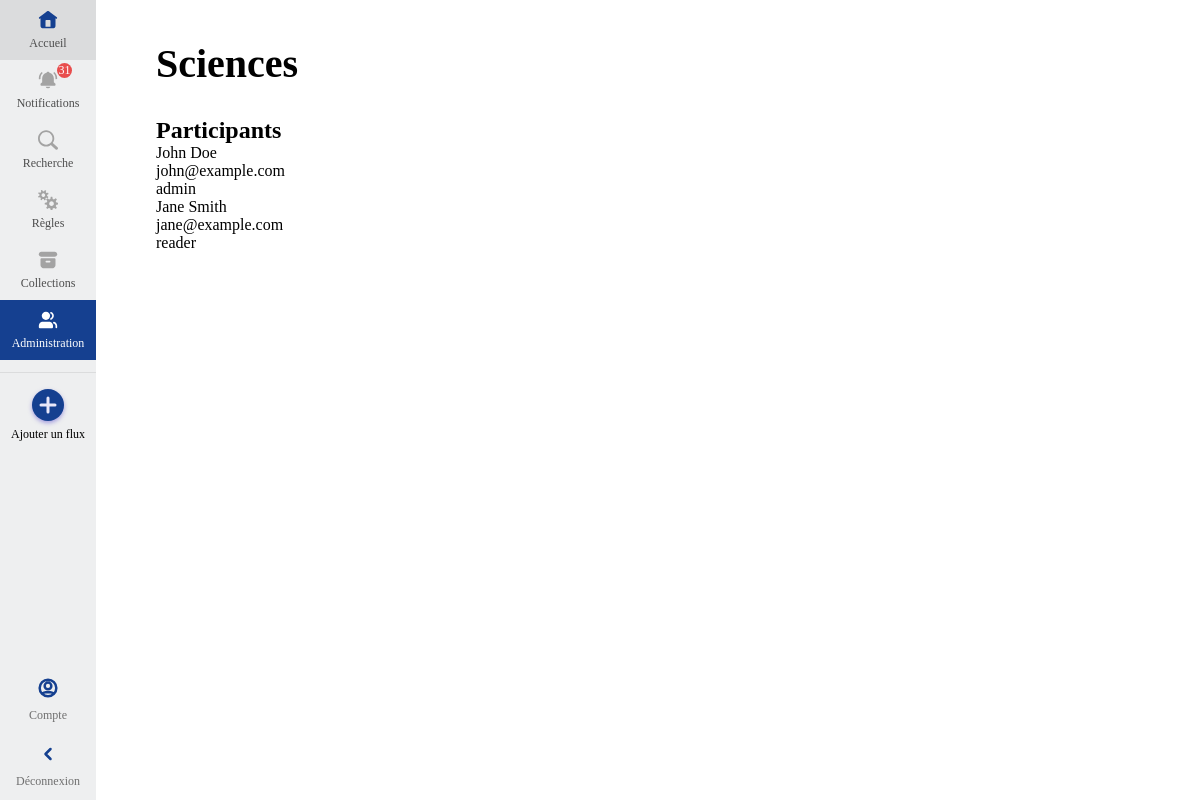
The app's page /espace?id=11 (signed in) with its own data.
### tables this page shows
CREATE TABLE `espace` (
  `id_espace` int NOT NULL AUTO_INCREMENT,
  `nom` varchar(50) DEFAULT NULL,
  `article_wp` tinyint(1) NOT NULL DEFAULT '0',
  PRIMARY KEY (`id_espace`)
);

CREATE TABLE `contient_des` (
  `id_utilisateur` int NOT NULL,
  `id_espace` int NOT NULL,
  `role` varchar(225) NOT NULL,
  PRIMARY KEY (`id_utilisateur`,`id_espace`),
  KEY `contient_des_ibfk_2` (`id_espace`),
  CONSTRAINT `contient_des_ibfk_1` FOREIGN KEY (`id_utilisateur`) REFERENCES `utilisateur` (`id_utilisateur`) ON DELETE CASCADE,
  CONSTRAINT `contient_des_ibfk_2` FOREIGN KEY (`id_espace`) REFERENCES `espace` (`id_espace`) ON DELETE CASCADE
);

CREATE TABLE `utilisateur` (
  `id_utilisateur` int NOT NULL AUTO_INCREMENT,
  `nom` varchar(128) NOT NULL,
  `prenom` varchar(128) NOT NULL,
  `email` varchar(255) NOT NULL,
  `hash_password` varchar(255) NOT NULL,
  `date_inscription` int NOT NULL,
  `est_admin` tinyint(1) NOT NULL DEFAULT '0',
  PRIMARY KEY (`id_utilisateur`),
  UNIQUE KEY `mail` (`email`)
);

### public/espace.php (called while the page is built, shortened)
<?php
require_once __DIR__ . "/../src/model/EspaceModel.php";
try {
    $espace = EspaceModel::getDetails($id_espace);
    $participants = EspaceModel::getParticipants($id_espace);
} catch (EspaceNotFoundException $e) {
    http_response_code(404);
    header("Location: /");
}
require_once __DIR__ . "/../views/components/side-bar.php";
require_once __DIR__ . "/../views/espace.php";

### src/model/UtilisateurModel.php (called while the page is built, shortened)
<?php
class UtilisateurModel
{
    static function getNumbersOfNotifsAndInvits(int $id_utilisateur): int
    {
        $mysqli = Database::connexion();
        $stmt = $mysqli->prepare("SELECT COUNT(id_notification) as nb_notif FROM notification WHERE id_utilisateur = ?");
        $stmt->bind_param("i", $id_utilisateur);
        $stmt->execute();
        $res = $stmt->get_result()->fetch_all(MYSQLI_ASSOC);
        $stmt = $mysqli->prepare("SELECT COUNT(id_invitation) as nb_invit FROM invitation WHERE id_utilisateur = ?");
        $stmt->bind_param("i", $id_utilisateur);
        $stmt->execute();
        $res2 = $stmt->get_result()->fetch_all(MYSQLI_ASSOC);
        return $res[0]["nb_notif"] + $res2[0]["nb_invit"];
    }
}

### src/model/EspaceModel.php (called while the page is built, shortened)
<?php
class EspaceModel
{
    static function getDetails(int $id_espace): array | EspaceNotFoundException
    {
        $mysqli = Database::connexion();
        $stmt = $mysqli->prepare("SELECT e.*, COUNT(c.id_utilisateur) AS nb_utilisateurs FROM espace e INNER JOIN contient_des c ON e.id_espace = c.id_espace WHERE e.id_espace = ? GROUP BY e.id_espace");
        $stmt->bind_param("i", $id_espace);
        $stmt->execute();
        $res = $stmt->get_result()->fetch_all(MYSQLI_ASSOC);
        return $res[0];
    }
    static function getParticipants(int $id_espace): array
    {
        $mysqli = Database::connexion();
        $stmt = $mysqli->prepare("SELECT u.id_utilisateur, u.nom, u.prenom, u.email, c.role FROM utilisateur u
    INNER JOIN contient_des c ON u.id_utilisateur = c.id_utilisateur
    WHERE c.id_espace = ? ORDER BY c.role ASC");
        $stmt->bind_param("i", $id_espace);
        $stmt->execute();
        $res = $stmt->get_result()->fetch_all(MYSQLI_ASSOC);
        return $res;
    }
}

### views/espace.php (the view, shortened to what this page needs)
<!DOCTYPE html>
<html lang="fr">
<head>
    <link rel="stylesheet" href="css/colors.css">
    <link rel="stylesheet" href="css/font.css">
    <link rel="stylesheet" href="css/side-bar.css">
    <link rel="stylesheet" href="css/style.css">
    <link rel="stylesheet" href="css/espace.css">
</head>
<body>
    <?php
    createSideBar(6);
    ?>
    <div id="container-espace">
        <h1><?= $espace["nom"] ?></h1>
        <div class="participants">
            <h2>Participants</h2>
            <?php foreach ($participants as $participant): ?>
                <div class="participant">
                    <p><?= $participant["prenom"] ?> <?= $participant["nom"] ?></p>
                    <p><?= $participant["email"] ?></p>
                    <p><?= $participant["role"] ?></p>
                </div>
            <?php endforeach; ?>
        </div>
    </div>
</body>
</html>

### views/components/side-bar.php (shortened to what this page needs)
<?php
function createSideBar(int $onglet_actif): void
{
    $id_utilisateur = $_SESSION["id_utilisateur"];
    require_once __DIR__ . "../../../src/model/UtilisateurModel.php";
    $nb_notifs = UtilisateurModel::getNumbersOfNotifsAndInvits($id_utilisateur);
?>
    <div class="side-bar" style="width: 96px;">
        <a href="/" class="onglet <?= $onglet_actif == 1 ? "actif" : "" ?>">
            <p>Accueil</p>
        </a>
        <a href="notifications" style="position: relative;" class="onglet <?= $onglet_actif == 2 ? "actif" : "" ?>">
            <?php if ($nb_notifs > 0) { ?>
                <span id="nb_notif" style="position: absolute; top: 5%; right: 25%; border-radius:50%; background-color: #e84d4d; height: 15px; width: 15px; color: white; display: flex; align-items: center; justify-content: center;"><?= $nb_notifs ?></span>
            <?php } ?>
            <p> Notifications</p>
        </a>
        <a href="recherche" class="onglet <?= $onglet_actif == 3 ? "actif" : "" ?>">
            <p>Recherche</p>
        </a>
        <a href="regles" class="onglet <?= $onglet_actif == 5 ? "actif" : "" ?>">
            <p>Règles</p>
        </a>
        <a href="collections" class="onglet <?= $onglet_actif == 4 ? "actif" : "" ?>">
            <p>Collections</p>
        </a>
        <?php if (isset($_SESSION["is_admin"])) { ?>
            <a href="espaces" class="onglet <?= $onglet_actif == 6 ? "actif" : "" ?>">
                <p>Administration</p>
            </a>
        <?php } ?>
        <div class="ajout-flux">
            <a class="ajout-flux-rss">
                <span class="plus">
                    <svg xmlns:xlink="http://www.w3.org/1999/xlink" class="icon white large" width="24" height="24" viewBox="0 0 24 24" fill="none" xmlns="http://www.w3.org/2000/svg">
                        <path d="M12 5V19M5 12H19" stroke="#E9E8F9" stroke-width="2px" stroke-linecap="round" stroke-linejoin="round" fill="#A3A3A3"></path>
                    </svg>
                </span>
                <p>Ajouter un flux</p>
            </a>
        </div>
        <div class="onglet-bottom">
            <a href="compte">
                <span>
                </span>
                <p>Compte</p>
            </a>
        </div>
        <div class="onglet-bottom">
            <a href="logout">
                <span>
                    <svg xmlns:xlink="http://www.w3.org/1999/xlink" class="icon" width="20" height="20" viewBox="0 0 24 24" fill="none" xmlns="http://www.w3.org/2000/svg">
                        <path d="M15 18L9 12L15 6" stroke="currentColor" stroke-width="2px" stroke-linecap="round" stroke-linejoin="round" fill="none"></path>
                    </svg>
                </span>
                <p>Déconnexion</p>
            </a>
        </div>
    </div>
<?php
}
?>

### public/css/colors.css (style rules this page uses)
:root { --border-color : #00000014; --highlight-color: #154090; --highlight-border-color: #10367c; --highlight-text-color: #032562; --background-color: #eeeff0; --btn-background-color: #f0f0f0; --btn-border-color: #d0d7de; --btn-hover-background-color: #fafafa; --text-secondary-color: #62696f; }

### public/css/side-bar.css (style rules this page uses)
div.side-bar { user-select: none; height: 100%; background: var(--background-color); display: flex; flex-direction: column; align-items: center; justify-content: flex-start; flex-shrink: 0; }
a { text-decoration: none; }
div.side-bar>a, div.ajout-flux { height: 60px; font-size: 12px; text-decoration: none; width: 100%; display: flex; flex-direction: column; justify-content: center; align-items: center; color: rgb(77, 77, 77); }
div.side-bar>a.actif { background-color: var(--highlight-color); color: white; }
div.side-bar>a>p { margin-top: 6px; }
div.ajout-flux { cursor: pointer; height: 66px; padding: 12px 0; margin: 12px 0; border-top: 1px solid var(--border-color); }
div.ajout-flux>a { display: flex; align-items: center; justify-content: center; flex-direction: column; margin-bottom: 6px; }
div.ajout-flux>a>span { box-shadow: rgba(91, 78, 207, 0.5) 0px 2px 4px 0px; display: flex; justify-content: center; place-items: center; height: 32px; width: 32px; background-color: var(--highlight-color); border-radius: 50%; }
div.ajout-flux>a>p { margin-top: 6px; padding: 0 4px; }
div.onglet-bottom { width: 100%; font-size: 12px; height: 60px; margin-bottom: 6px; }
div.onglet-bottom>a, div.onglet-bottom>div { color: #707070; display: flex; justify-content: center; align-items: center; flex-direction: column; }
div.onglet-bottom>a>span, div.onglet-bottom>div>span { display: flex; justify-content: center; align-items: center; margin-top: 4px; height: 32px; width: 32px; }
div.onglet-bottom>a>span>svg, div.onglet-bottom>div>span>svg { color: var(--highlight-color); }
div.onglet-bottom>a>p { padding: 0 4px; margin-top: 4px; }

### public/css/style.css (style rules this page uses)
* { margin: 0; padding: 0; font-family: 'Fira Sans'; }
body { box-sizing: border-box; height: 100vh; margin: 0; display: grid; grid-template-columns: 96px 325px auto; font-family: 'Fira Sans'; overflow-y: hidden; }

### public/css/espace.css (style rules this page uses)
body { grid-template-columns: 96px auto; }
h1 { font-size: 2.5em; margin-bottom: 20px; }
div#container-espace { display: flex; margin-left: 5vw; flex-direction: column; gap: 10px; margin-top: 5vh; }
a { text-decoration: none; color: black; }

### records on screen
espace: nom "Sciences"
contient_des: id_utilisateur.prenom "John", id_utilisateur.nom "Doe", id_utilisateur.email "john@example.com", role "admin"
contient_des: id_utilisateur.prenom "Jane", id_utilisateur.nom "Smith", id_utilisateur.email "jane@example.com", role "reader"

### other values on screen
$nb_notifs "31"
